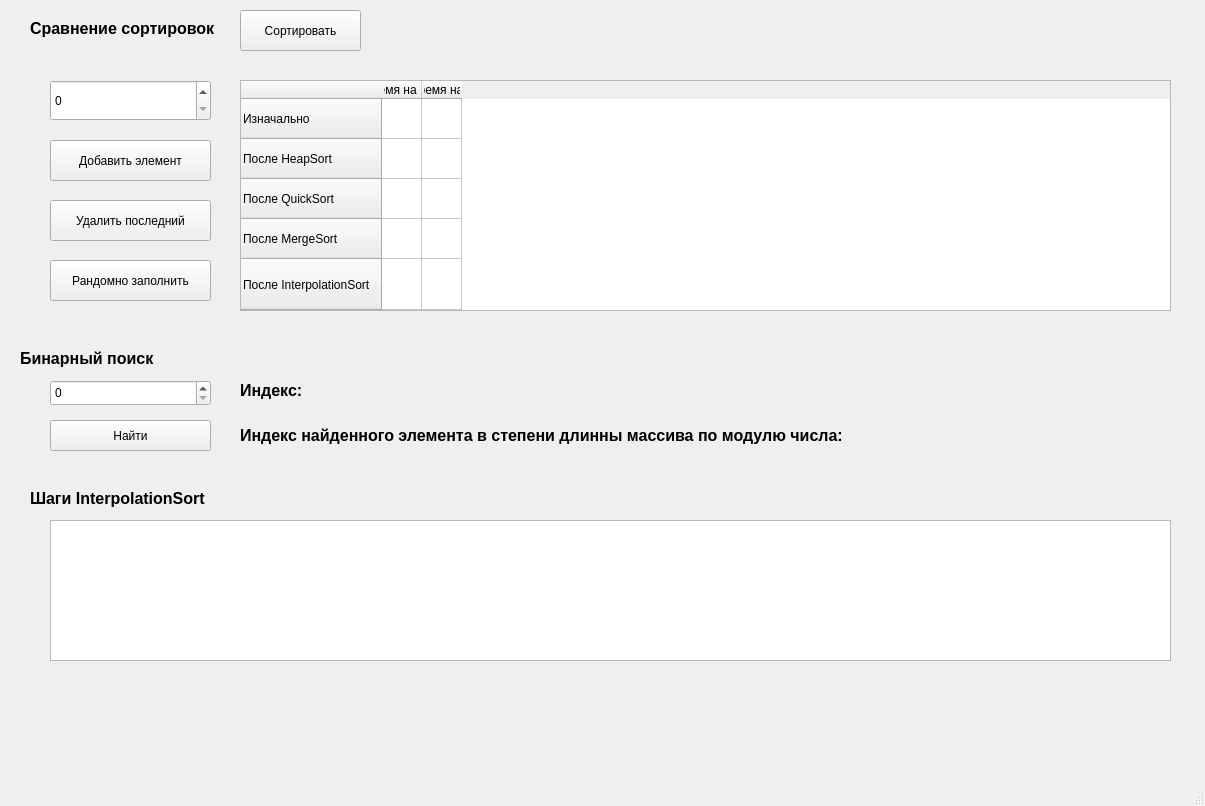
<?xml version="1.0" encoding="UTF-8"?>
<ui version="4.0">
 <class>MainWindow</class>
 <widget class="QMainWindow" name="MainWindow">
  <property name="geometry">
   <rect>
    <x>0</x>
    <y>0</y>
    <width>1205</width>
    <height>806</height>
   </rect>
  </property>
  <property name="windowTitle">
   <string>MainWindow</string>
  </property>
  <widget class="QWidget" name="centralwidget">
   <widget class="QPushButton" name="addButton">
    <property name="geometry">
     <rect>
      <x>50</x>
      <y>140</y>
      <width>161</width>
      <height>41</height>
     </rect>
    </property>
    <property name="text">
     <string>Добавить элемент</string>
    </property>
   </widget>
   <widget class="QPushButton" name="delButton">
    <property name="geometry">
     <rect>
      <x>50</x>
      <y>200</y>
      <width>161</width>
      <height>41</height>
     </rect>
    </property>
    <property name="text">
     <string>Удалить последний</string>
    </property>
   </widget>
   <widget class="QSpinBox" name="spinBox">
    <property name="geometry">
     <rect>
      <x>50</x>
      <y>80</y>
      <width>161</width>
      <height>41</height>
     </rect>
    </property>
   </widget>
   <widget class="QTableWidget" name="tableWidget">
    <property name="geometry">
     <rect>
      <x>240</x>
      <y>80</y>
      <width>931</width>
      <height>231</height>
     </rect>
    </property>
    <property name="editTriggers">
     <set>QAbstractItemView::NoEditTriggers</set>
    </property>
    <property name="selectionMode">
     <enum>QAbstractItemView::NoSelection</enum>
    </property>
    <attribute name="horizontalHeaderVisible">
     <bool>true</bool>
    </attribute>
    <attribute name="horizontalHeaderCascadingSectionResizes">
     <bool>true</bool>
    </attribute>
    <attribute name="horizontalHeaderMinimumSectionSize">
     <number>38</number>
    </attribute>
    <attribute name="horizontalHeaderDefaultSectionSize">
     <number>40</number>
    </attribute>
    <attribute name="horizontalHeaderShowSortIndicator" stdset="0">
     <bool>false</bool>
    </attribute>
    <attribute name="horizontalHeaderStretchLastSection">
     <bool>false</bool>
    </attribute>
    <attribute name="verticalHeaderCascadingSectionResizes">
     <bool>false</bool>
    </attribute>
    <attribute name="verticalHeaderMinimumSectionSize">
     <number>40</number>
    </attribute>
    <attribute name="verticalHeaderDefaultSectionSize">
     <number>40</number>
    </attribute>
    <attribute name="verticalHeaderStretchLastSection">
     <bool>true</bool>
    </attribute>
    <row>
     <property name="text">
      <string>Изначально</string>
     </property>
    </row>
    <row>
     <property name="text">
      <string>После HeapSort</string>
     </property>
    </row>
    <row>
     <property name="text">
      <string>После QuickSort</string>
     </property>
    </row>
    <row>
     <property name="text">
      <string>После MergeSort</string>
     </property>
    </row>
    <row>
     <property name="text">
      <string>После InterpolationSort</string>
     </property>
    </row>
    <column>
     <property name="text">
      <string>Время на 1e6</string>
     </property>
    </column>
    <column>
     <property name="text">
      <string>Время на n</string>
     </property>
    </column>
   </widget>
   <widget class="QPushButton" name="randomButton">
    <property name="geometry">
     <rect>
      <x>50</x>
      <y>260</y>
      <width>161</width>
      <height>41</height>
     </rect>
    </property>
    <property name="text">
     <string>Рандомно заполнить</string>
    </property>
   </widget>
   <widget class="QLabel" name="label">
    <property name="geometry">
     <rect>
      <x>30</x>
      <y>20</y>
      <width>281</width>
      <height>17</height>
     </rect>
    </property>
    <property name="font">
     <font>
      <pointsize>12</pointsize>
      <bold>true</bold>
     </font>
    </property>
    <property name="text">
     <string>Сравнение сортировок</string>
    </property>
   </widget>
   <widget class="QPushButton" name="binsButton">
    <property name="geometry">
     <rect>
      <x>50</x>
      <y>420</y>
      <width>161</width>
      <height>31</height>
     </rect>
    </property>
    <property name="text">
     <string>Найти</string>
    </property>
   </widget>
   <widget class="QSpinBox" name="spinBox_2">
    <property name="geometry">
     <rect>
      <x>50</x>
      <y>380</y>
      <width>161</width>
      <height>26</height>
     </rect>
    </property>
   </widget>
   <widget class="QLabel" name="label_2">
    <property name="geometry">
     <rect>
      <x>20</x>
      <y>350</y>
      <width>281</width>
      <height>17</height>
     </rect>
    </property>
    <property name="font">
     <font>
      <pointsize>12</pointsize>
      <bold>true</bold>
     </font>
    </property>
    <property name="text">
     <string>Бинарный поиск</string>
    </property>
   </widget>
   <widget class="QLabel" name="label_3">
    <property name="geometry">
     <rect>
      <x>240</x>
      <y>380</y>
      <width>241</width>
      <height>21</height>
     </rect>
    </property>
    <property name="font">
     <font>
      <pointsize>12</pointsize>
      <bold>true</bold>
     </font>
    </property>
    <property name="text">
     <string>Индекс:</string>
    </property>
   </widget>
   <widget class="QLabel" name="label_4">
    <property name="geometry">
     <rect>
      <x>240</x>
      <y>420</y>
      <width>721</width>
      <height>31</height>
     </rect>
    </property>
    <property name="font">
     <font>
      <pointsize>12</pointsize>
      <bold>true</bold>
     </font>
    </property>
    <property name="text">
     <string>Индекс найденного элемента в степени длинны массива по модулю числа: </string>
    </property>
   </widget>
   <widget class="QLabel" name="label_5">
    <property name="geometry">
     <rect>
      <x>30</x>
      <y>490</y>
      <width>281</width>
      <height>17</height>
     </rect>
    </property>
    <property name="font">
     <font>
      <pointsize>12</pointsize>
      <bold>true</bold>
     </font>
    </property>
    <property name="text">
     <string>Шаги InterpolationSort</string>
    </property>
   </widget>
   <widget class="QTableWidget" name="tableWidget_2">
    <property name="geometry">
     <rect>
      <x>50</x>
      <y>520</y>
      <width>1121</width>
      <height>141</height>
     </rect>
    </property>
   </widget>
   <widget class="QPushButton" name="sortButton">
    <property name="geometry">
     <rect>
      <x>240</x>
      <y>10</y>
      <width>121</width>
      <height>41</height>
     </rect>
    </property>
    <property name="text">
     <string>Сортировать</string>
    </property>
   </widget>
  </widget>
  <widget class="QMenuBar" name="menubar">
   <property name="geometry">
    <rect>
     <x>0</x>
     <y>0</y>
     <width>1205</width>
     <height>22</height>
    </rect>
   </property>
  </widget>
  <widget class="QStatusBar" name="statusbar"/>
 </widget>
 <resources/>
 <connections/>
</ui>
